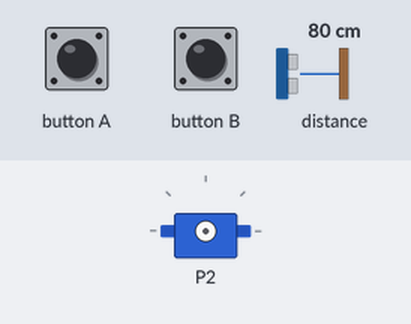
Simulated run of this program. Board: BBC micro:bit (MakeCode). Parts: servo. The inputs (shaded band) are chosen by the test bench; at power-on: distance to the obstacle 80 cm.

Above: at 1.2 s.
1.3 s: distance to the obstacle set to 22 cm
2.8 s: distance to the obstacle set to 18 cm
At 3.11 s:
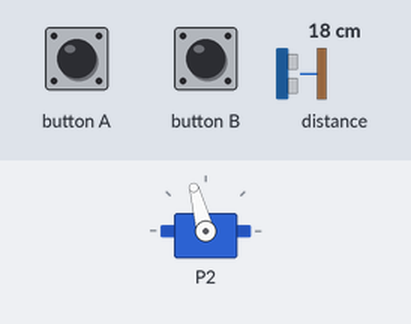
5.8 s: distance to the obstacle set to 35 cm
At 6.4 s:
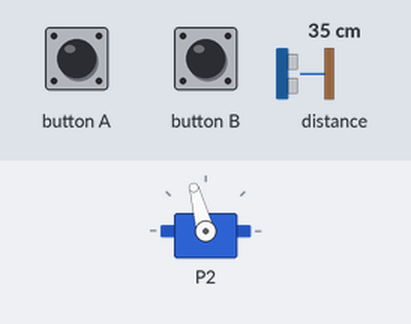
7.4 s: button B pressed for 0.15 s
At 8.7 s:
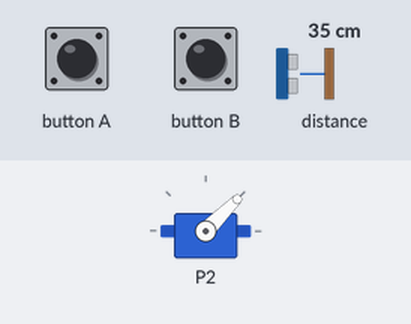
Timing chart, 0 to 10.0 s (numbered marks = the images above; inputs shaded):
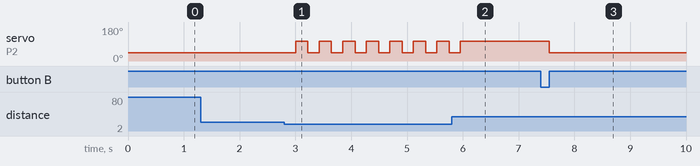

Measured:
- the behaviour switches between 20 and 19 cm on distance to the obstacle (found by bisection; images 0 and 1)
- after the input at 1.3 s, every drawn part: stays the same
- after the input at 2.8 s, servo on P2: alternates 105° for 0.22 s and 45° for 0.20 s, starting after 0.20 s
- after the input at 5.8 s, servo on P2: goes on until 6.0 s, then stays 105°
- after the input at 7.4 s, servo on P2: 105° → 45° after 0.15 s

The program:

main.ts
```typescript
let distance = 0
input.onButtonPressed(Button.A, function () {
    servos.P2.setAngle(105)
})
input.onButtonPressed(Button.B, function () {
    servos.P2.setAngle(45)
})
basic.forever(function () {
    distance = sonar.ping(
    DigitalPin.P0,
    DigitalPin.P1,
    PingUnit.Centimeters
    )
    if (distance < 20) {
        servos.P2.setAngle(45)
        basic.pause(200)
        servos.P2.setAngle(105)
        basic.pause(200)
    } else {
        distance = 0
    }
})
```

test.ts
```typescript
// 테스트는 여기로 이동합니다; 이 패키지가 확장으로 사용될 때 컴파일되지 않을 것 입니다.
```
